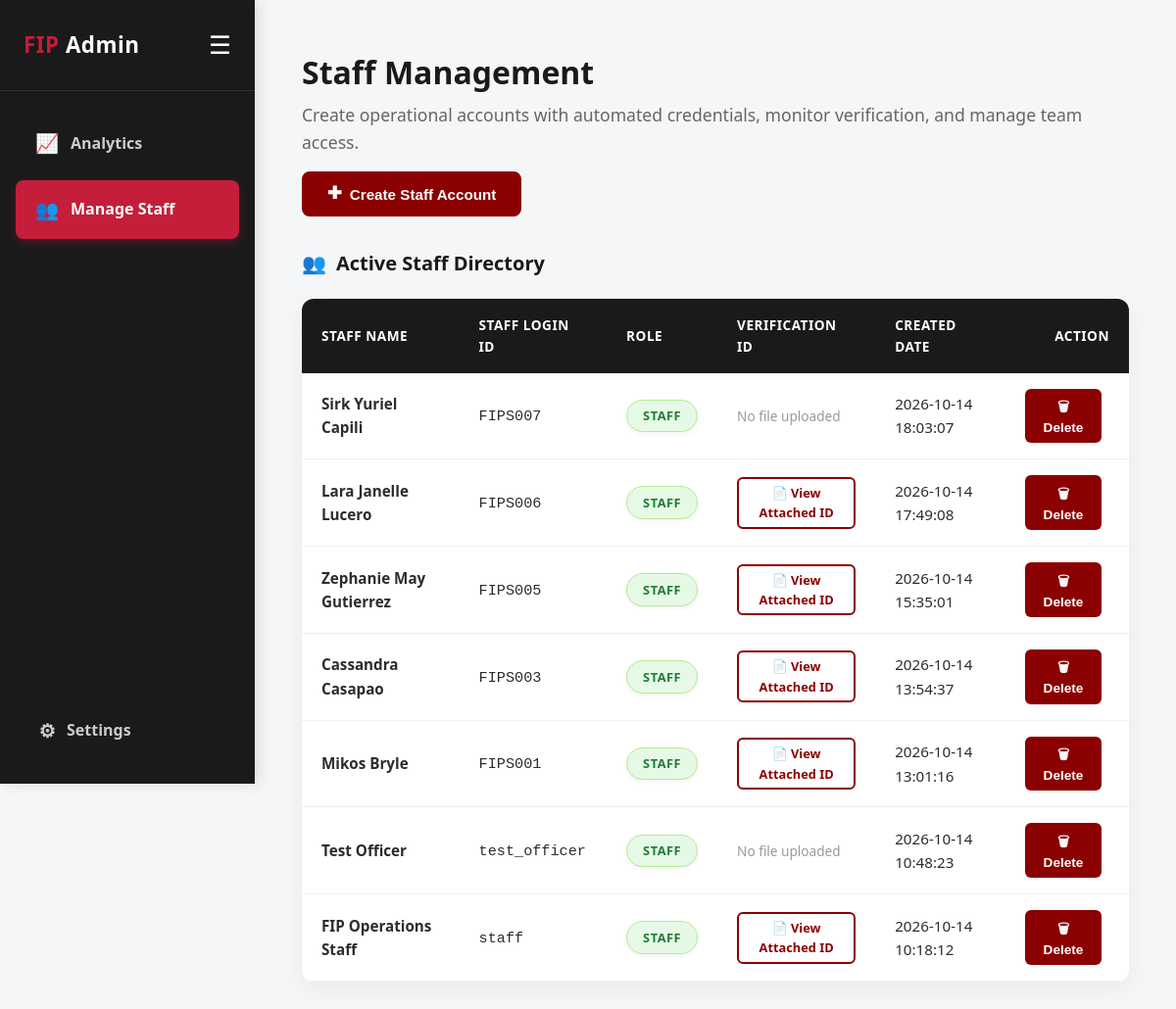
Page /manage-staff (signed in) on the committed database.
### tables this page shows
CREATE TABLE fip_team (
            id            INTEGER PRIMARY KEY AUTOINCREMENT,
            username      TEXT    UNIQUE NOT NULL,
            password_hash TEXT    NOT NULL,
            full_name     TEXT    NOT NULL,
            role          TEXT    NOT NULL DEFAULT 'staff',
            created_at    TEXT    NOT NULL
        , id_file_path TEXT, id_type TEXT, verification_status TEXT NOT NULL DEFAULT 'Unverified', selfie_file_path TEXT);

### app.py (the view, shortened to what this page needs)
@app.route("/admin/manage-staff", methods=["GET", "POST"])
@app.route("/manage-staff", methods=["GET", "POST"])
@login_required
@admin_required
def manage_staff():
    db = get_db()
    new_staff_info = session.pop("latest_created_staff", None)
    staff_members = db.execute(
        "SELECT id, username, full_name, role, id_file_path, verification_status, created_at FROM fip_team WHERE role = 'staff' ORDER BY created_at DESC"
    ).fetchall()
    return render_template("manage_staff.html",
                           active_tab="manage_staff",
                           staff_members=staff_members,
                           new_staff_info=new_staff_info)

### app.py (called while the page is built)
def get_db():
    if "db" not in g:
        g.db = sqlite3.connect(DATABASE)
        g.db.row_factory = sqlite3.Row
        g.db.execute("PRAGMA journal_mode=WAL")
    return g.db

def login_required(f):
    @wraps(f)
    def decorated(*args, **kwargs):
        if "team_user_id" not in session and "user_id" not in session:
            flash("Please log in to access this page.", "error")
            return redirect(url_for("login"))
        return f(*args, **kwargs)
    return decorated

def admin_required(f):
    @wraps(f)
    def decorated(*args, **kwargs):
        if "team_user_id" not in session and "user_id" not in session:
            flash("Please log in to access this page.", "error")
            return redirect(url_for("login"))
        role = session.get("role") or session.get("team_role")
        if role != "admin":
            flash("Access denied. Admin privileges required.", "error")
            return redirect(url_for("staff_dashboard"))
        return f(*args, **kwargs)
    return decorated

### templates/manage_staff.html (shortened to what this page needs)
{% extends "admin_base.html" %}
{% block content %}
    <div style="display: flex; justify-content: space-between; align-items: flex-start; margin-bottom: 2rem; flex-wrap: wrap; gap: 1rem;">
        <div>
            <h2 class="section-title" style="text-align: left; margin-bottom: 0.25rem;">Staff Management</h2>
            <p class="section-subtitle" style="text-align: left; margin-bottom: 0;">Create operational accounts with automated credentials, monitor verification, and manage team access.</p>
        </div>
        <div>
            <button type="button" class="btn btn-primary" onclick="openStaffModal()" style="display: inline-flex; align-items: center; gap: 8px; padding: 0.75rem 1.5rem; font-size: 0.95rem;">
                <span style="font-size: 1.1rem; line-height: 1;">&#10010;</span> Create Staff Account
            </button>
        </div>
    </div>
    <div style="margin-bottom: 3rem;">
        <h3 style="margin-top: 0; margin-bottom: 1.25rem; color: #1a1a1a; display: flex; align-items: center; gap: 10px; font-size: 1.25rem;">
            <span>&#128101;</span> Active Staff Directory
        </h3>
        {% if staff_members %}
        <div class="table-wrapper">
            <table class="data-table">
                <thead>
                    <tr>
                        <th>Staff Name</th>
                        <th>Staff Login ID</th>
                        <th>Role</th>
                        <th>Verification ID</th>
                        <th>Created Date</th>
                        <th style="text-align: right;">Action</th>
                    </tr>
                </thead>
                <tbody>
                    {% for staff in staff_members %}
                    <tr>
                        <td>
                            <strong>{{ staff.full_name }}</strong>
                        </td>
                        <td>
                            <code>{{ staff.username }}</code>
                        </td>
                        <td>
                            <span class="status-badge status-approved">Staff</span>
                        </td>
                        <td>
                            {% if staff.id_file_path %}
                                <a href="{{ url_for('view_staff_id', filename=staff.id_file_path) }}" target="_blank" class="btn btn-outline btn-sm" style="padding: 0.25rem 0.65rem; font-size: 0.8rem; display: inline-flex; align-items: center; gap: 4px;">
                                    &#128196; View Attached ID
                                </a>
                            {% else %}
                                <span class="text-muted" style="font-size: 0.85rem;">No file uploaded</span>
                            {% endif %}
                        </td>
                        <td>
                            {{ staff.created_at }}
                        </td>
                        <td style="text-align: right;">
                            <form method="POST" action="{{ url_for('delete_staff', user_id=staff.id) }}" class="inline-form" onsubmit="return confirm('Are you sure you want to delete staff account {{ staff.username }}?');">
                                <button type="submit" class="btn btn-decline btn-sm" title="Remove staff member">
                                    &#128465; Delete
                                </button>
                            </form>
                        </td>
                    </tr>
                    {% endfor %}
                </tbody>
            </table>
        </div>
        {% else %}
        <div class="empty-state">
            <div class="empty-icon">&#128101;</div>
            <p>No staff accounts registered yet.</p>
            <p style="font-size: 0.9rem; color: #777;">Click the "+ Create Staff Account" button above to generate your first operational staff account.</p>
        </div>
        {% endif %}
    </div>
{% endblock %}

### templates/admin_base.html (shortened to what this page needs)
<!DOCTYPE html>
<html lang="en">
<head>
    <link rel="stylesheet" href="{{ url_for('static', filename='css/style.css') }}">
</head>
<body class="admin-body">
    <div class="admin-wrapper">
        <aside class="sidebar" id="sidebar">
            <div class="sidebar-header">
                <div class="sidebar-brand">
                    <h2><span class="logo-accent">FIP</span><span class="sidebar-text"> {% if session.get('role') == 'admin' or session.get('team_role') == 'admin' %}Admin{% else %}Staff{% endif %}</span></h2>
                </div>
                <button class="toggle-btn" onclick="toggleSidebar()" title="Toggle Sidebar">&#9776;</button>
            </div>
            <ul class="sidebar-menu">
                {% if session.get('role') == 'admin' or session.get('team_role') == 'admin' %}
                <li>
                    <a href="{{ url_for('admin_analytics') }}" class="{% if active_tab == 'analytics' %}active{% endif %}" title="Analytics">
                        <span class="sidebar-icon">&#128200;</span>
                        <span class="sidebar-text">Analytics</span>
                    </a>
                </li>
                <li>
                    <a href="{{ url_for('manage_staff') }}" class="{% if active_tab == 'manage_staff' %}active{% endif %}" title="Manage Staff">
                        <span class="sidebar-icon">&#128101;</span>
                        <span class="sidebar-text">Manage Staff</span>
                    </a>
                </li>
                {% endif %}
                <li style="margin-top: auto;">
                    <div class="settings-menu" style="display: block;">
                        <a href="javascript:void(0)" class="gear-icon" onclick="toggleDropdown()" title="Settings" style="display: flex; align-items: center; justify-content: flex-start; gap: 8px;">
                            <span class="sidebar-icon">&#9881;</span>
                            <span class="sidebar-text">Settings</span>
                        </a>
                    </div>
                </li>
            </ul>
        </aside>
        <main class="admin-main">
            {% block content %}{% endblock %}
        </main>
    </div>
</body>
</html>

### static/css/style.css (style rules this page uses)
*, *::before, *::after { margin: 0; padding: 0; box-sizing: border-box; }
html { scroll-behavior: smooth; }
body { font-family: 'Segoe UI', Tahoma, Geneva, Verdana, sans-serif; background-color: #f8f9fa; color: #2c2c2c; line-height: 1.6; min-height: 100vh; display: flex; flex-direction: column; }
a { text-decoration: none; color: inherit; }
.logo-accent { color: #C41E3A; font-weight: 800; }
.section-title { text-align: center; font-size: 2rem; margin-bottom: 0.5rem; color: #1a1a1a; font-weight: 700; }
.section-subtitle { text-align: center; color: #666; margin-bottom: 3rem; font-size: 1.1rem; }
.btn { display: inline-block; padding: 0.75rem 1.75rem; border-radius: 8px; font-size: 1rem; font-weight: 600; cursor: pointer; border: 2px solid transparent; transition: all 0.3s ease; text-align: center; }
.btn-primary { background-color: #8B0000; color: #fff; border-color: #8B0000; }
.btn-outline { background: transparent; color: #8B0000; border-color: #8B0000; }
.btn-sm { padding: 0.4rem 0.85rem; font-size: 0.85rem; border-radius: 6px; }
.btn-decline { background-color: #8B0000; color: #fff; }
.admin-body { background-color: #f4f6f8; margin: 0; padding: 0; }
.admin-wrapper { display: flex; min-height: 100vh; }
.sidebar { width: 260px; height: 100vh; position: sticky; top: 0; background-color: #1a1a1a; color: #fff; display: flex; flex-direction: column; box-shadow: 4px 0 15px rgba(0,0,0,0.1); z-index: 10; transition: width 0.3s ease; }
.sidebar-header { padding: 1.75rem 1.5rem; border-bottom: 1px solid rgba(255, 255, 255, 0.1); display: flex; align-items: center; justify-content: space-between; gap: 15px; }
.sidebar-header h2 { font-size: 1.4rem; font-weight: 800; letter-spacing: 0.5px; margin: 0; }
.toggle-btn { background: none; border: none; color: #fff; font-size: 1.6rem; cursor: pointer; transition: color 0.3s ease; padding: 0; }
.sidebar-menu { list-style: none; padding: 1.5rem 0; display: flex; flex-direction: column; gap: 0.5rem; flex: 1; }
.sidebar-menu li a { display: flex; align-items: center; gap: 12px; padding: 0.9rem 1.25rem; margin: 0 1rem; border-radius: 8px; color: #ccc; font-size: 1rem; font-weight: 600; transition: all 0.3s ease; }
.sidebar-icon { font-size: 1.2rem; min-width: 24px; text-align: center; }
.sidebar-menu li a.active { background-color: #C41E3A; color: #fff; box-shadow: 0 4px 10px rgba(196, 30, 58, 0.3); }
.admin-main { flex: 1; padding: 3rem; overflow-y: auto; }
.settings-menu { position: relative; display: inline-block; }
.gear-icon { font-size: 1.6rem; color: #888; cursor: pointer; transition: all 0.3s ease; user-select: none; }
.status-badge { display: inline-block; padding: 0.35rem 1rem; border-radius: 20px; font-size: 0.8rem; font-weight: 800; text-transform: uppercase; letter-spacing: 0.5px; box-shadow: 0 2px 5px rgba(0,0,0,0.05); }
.status-approved { background-color: #e6f9e6; color: #1e7e34; border: 1px solid #b7eb8f; }
.table-wrapper { overflow-x: auto; background: #fff; border-radius: 12px; border: none; box-shadow: 0 8px 25px rgba(0,0,0,0.05); }
.data-table { width: 100%; border-collapse: collapse; font-size: 0.95rem; }
.data-table thead { background-color: #1a1a1a; color: #fff; }
.data-table th { padding: 1rem 1.25rem; text-align: left; font-weight: 700; font-size: 0.85rem; text-transform: uppercase; letter-spacing: 0.5px; }
.data-table td { padding: 1rem 1.25rem; border-bottom: 1px solid #f0f0f0; vertical-align: middle; }
.inline-form { display: inline-block; margin-right: 0.5rem; }
.text-muted { color: #999; font-size: 0.9rem; }

### rows in the picture
fip_team: full_name "Sirk Yuriel Capili", username "FIPS007", shows "No file uploaded", created_at "2026-10-14 18:03:07"
fip_team: full_name "Lara Janelle Lucero", username "FIPS006", created_at "2026-10-14 17:49:08"
fip_team: full_name "Zephanie May Gutierrez", username "FIPS005", created_at "2026-10-14 15:35:01"
fip_team: full_name "Cassandra Casapao", username "FIPS003", created_at "2026-10-14 13:54:37"
fip_team: full_name "Mikos Bryle", username "FIPS001", created_at "2026-10-14 13:01:16"
fip_team: full_name "Test Officer", username "test_officer", shows "No file uploaded", created_at "2026-10-14 10:48:23"
fip_team: full_name "FIP Operations Staff", username "staff", created_at "2026-10-14 10:18:12"
